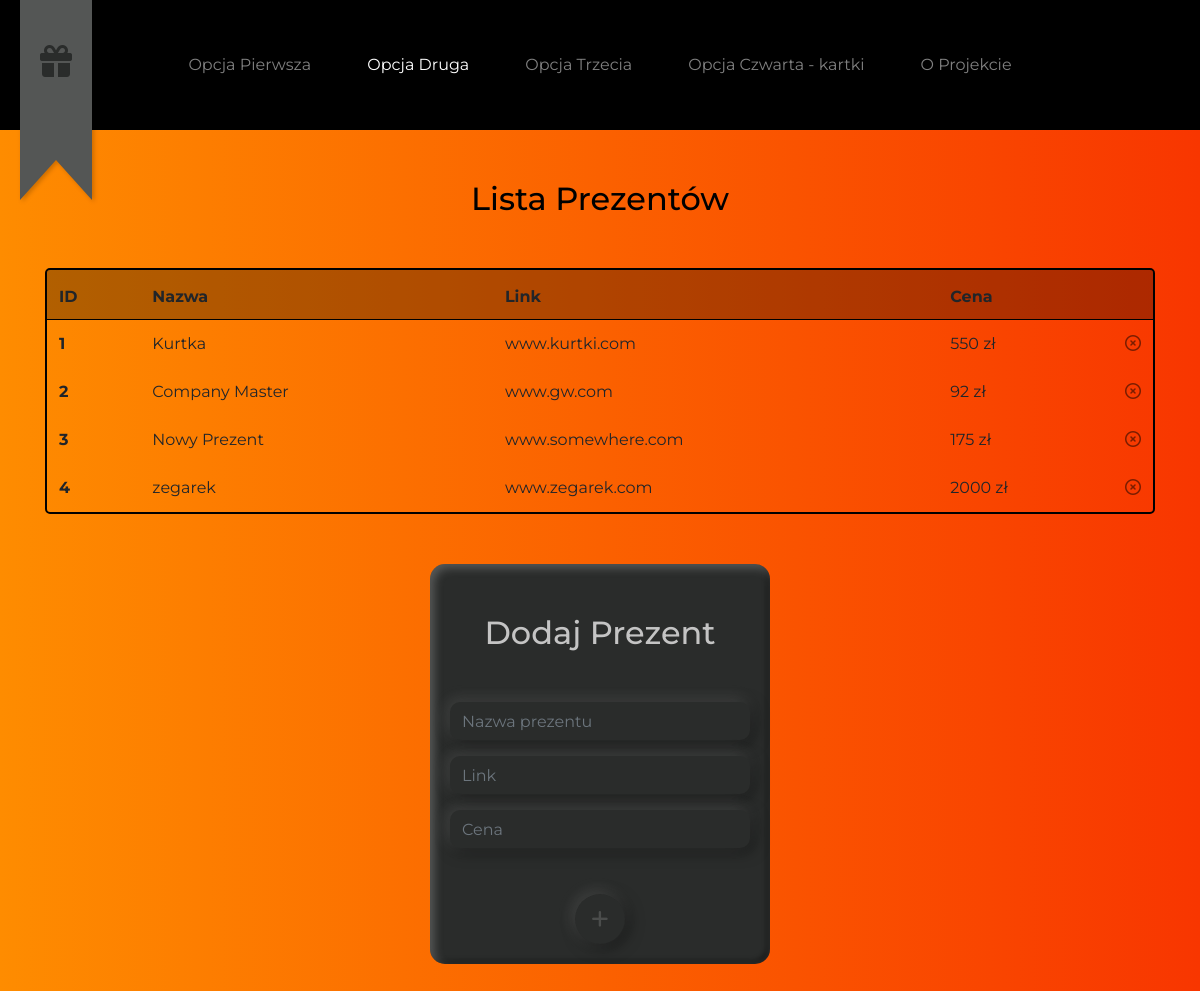
/black, run on the app's committed database.
### flaskpresent/models.py (models this page shows, shortened)
class Present(db.Model):
    id = db.Column(db.Integer, primary_key=True)
    name = db.Column(db.String(20), nullable=False)
    link = db.Column(db.String)
    price = db.Column(db.Integer, nullable=False)

### flaskpresent/routes.py (the view, shortened to what this page needs)
@app.route('/black', methods=['GET', 'POST'])
def black():
    items = Present.query.all()
    form = PresentForm()
    return render_template('indexDark.html', form=form, items=items, style_no=2, alert_tag="warning")

### flaskpresent/forms.py
class PresentForm(FlaskForm):
    name = StringField('name', validators=[DataRequired(), Length(min=2, max=20)])
    link = StringField('link')
    price = IntegerField('price', validators=[DataRequired(), price_check])
    submit = SubmitField('dodaj')

### flaskpresent/templates/indexDark.html (shortened to what this page needs)
{% extends 'base.html' %}
{% block content %}
<div class="container">
    <h2 class="title table-title text-center">Lista Prezentów</h2>
    <div class="table-wrapper">
        <table class="table table-borderless">
            <thead>
                <tr id="titles">
                    <th scope="col" class="titles">ID</th>
                    <th scope="col" class="titles">Nazwa</th>
                    <th scope="col" class="link titles">Link</th>
                    <th scope="col" class="titles">Cena</th>
                </tr>
            </thead>
            <tbody>
                {% for item in items %}
                <tr class="item">
                    <th scope="row" class="td">{{ item.id }}</th>
                    <td>{{ item.name }}</td>
                    <td class="link">{{ item.link }}</td>
                    <td>{{ item.price }} zł<a class="delete-item"
                            href="{{ url_for('delete_present', present_id=item.id, style=style_no) }}"><i
                                class="far fa-times-circle"></i></a></td>
                </tr>
                {% endfor %}
            </tbody>
        </table>
    </div>
    <div class="form-wrapper">
        <div class="form-base">
            <h2 class="title form-title">Dodaj Prezent</h2>
            <form method="POST">
                <div class="form-group">
                    {{ form.name(class="form-control", placeholder="Nazwa prezentu") }}
                </div>
                <div class="form-group">
                    {{ form.link(class="form-control", placeholder="Link") }}
                </div>
                <div class="form-group">
                    {{ form.price(class="form-control num-input", placeholder="Cena") }}
                </div>
                <div class="btn-wrapper">
                    <button id="form-submit-btn" type="submit" class="btn"><i class="fas fa-plus"></i></button>
                </div>
            </form>
        </div>
    </div>
</div>
{% endblock %}

### flaskpresent/static/CSS/style2.css (style rules this page uses)
body { --bg-orange: #FE8C00; --bg-red: #F83600; --dark-grey: #2A2C2B; --light-grey: #545655; margin: 0; padding: 0px; background-image: linear-gradient(to right, var(--bg-orange), var(--bg-red)); font-family: 'Montserrat' ; }
h2.title { color: black; text-align: center; margin: 50px auto; }
thead { width: 100%; height: 49px; background-color: rgba(0, 0, 0, .3); border: none; }
div.table-wrapper { border: solid 2px black; border-radius: 5px; overflow: hidden; padding: 0; }
.table { width: 100%; height: 100%; margin: 0; }
.table th.titles { border-top: none; border-bottom: solid 1px black; padding: 10px 12px; }
a.delete-item { float: right; cursor: pointer; color: black; opacity: .5; }
a.delete-item i { border-radius: 50%; }
div.form-wrapper { display: flex; justify-content: center; padding-top: 50px; padding-bottom: 50px; }
div.form-base { width: 340px; height: 400px; background: var(--dark-grey); box-shadow: inset 4px 4px 10px rgba(229, 229, 229, 0.25), inset -4px -4px 4px rgba(0, 0, 0, 0.3); border-radius: 15px; }
h2.form-title { color: #c4c4c4; }
form { display: flex; justify-content: center; align-items: center; flex-direction: column; }
div.form-group { width: 300px; }
input.form-control { border: none; background: var(--dark-grey); box-shadow: -3px -3px 15px rgba(229, 229, 229, 0.15), 3px 3px 15px rgba(0, 0, 0, 0.5); border-radius: 10px; }
div.btn-wrapper { width: 100%; height: 100px; display: flex; justify-content: center; align-items: center; padding-bottom: 10px; }
.btn { width: 50px; height: 50px; margin-top: 20px; padding: 10px; font-size: 1.2rem; font-weight: 700; color: rgba(84, 86, 85, 0.8); border-radius: 40px; box-shadow: -3px -3px 15px rgba(229, 229, 229, 0.15), 3px 3px 15px rgba(0, 0, 0, 0.5); border: none; }

### data on the page
Present: id "1", name "Kurtka", link "www.kurtki.com", price "550"
Present: id "2", name "Company Master", link "www.gw.com", price "92"
Present: id "3", name "Nowy Prezent", link "www.somewhere.com", price "175"
Present: id "4", name "zegarek", link "www.zegarek.com", price "2000"
